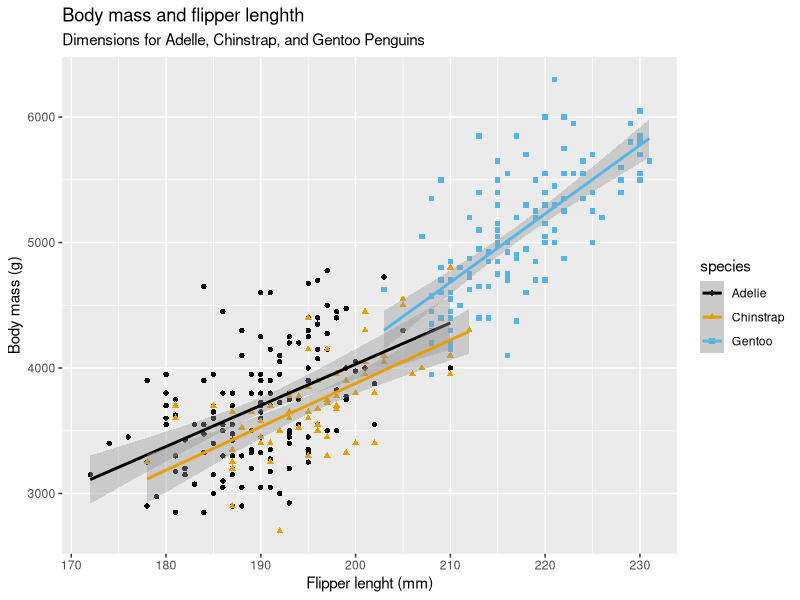

Write the R code that produced this figure.
#This example uses is based  on code taken from the book “R for Data Science”
#by Wickham, Cetinkaya-Rundel, and Grolemund.
library(tidyverse)
library(palmerpenguins)
library(ggthemes)

penguins
glimpse(penguins)

ggplot(
  data=penguins, 
  mapping = aes(x=flipper_length_mm, y=body_mass_g, color=species, shape=species)) +
  geom_point() +
  geom_smooth(method = 'lm')+
  labs(
    title = "Body mass and flipper lenghth",
    subtitle = "Dimensions for Adelle, Chinstrap, and Gentoo Penguins",
    x="Flipper lenght (mm)", y="Body mass (g)")+
  scale_color_colorblind()

